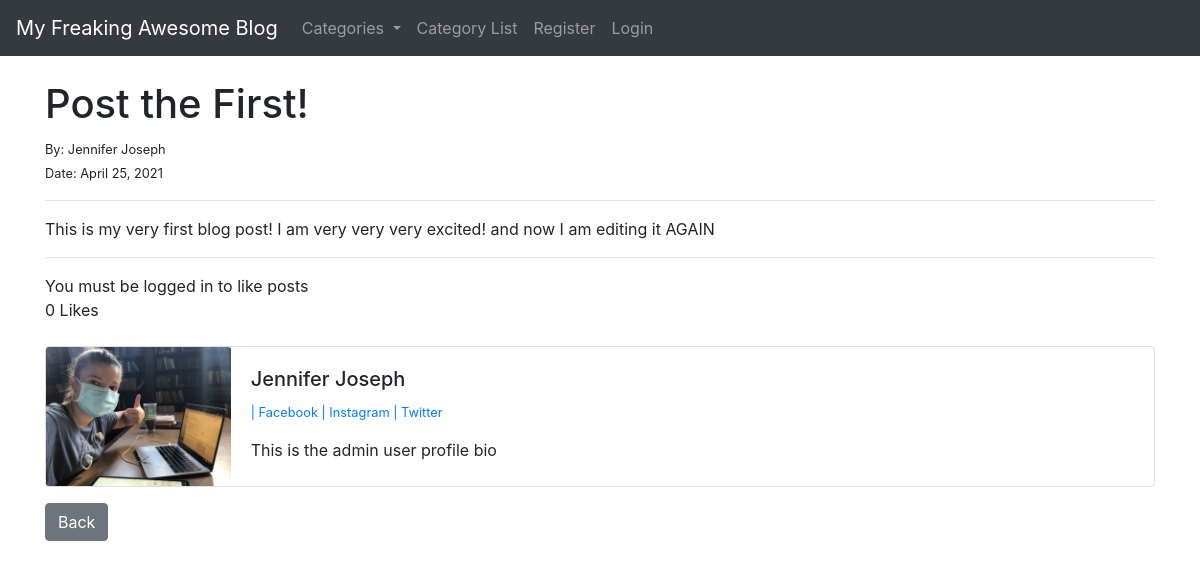
The app's page /article/1 with its own data.
### tutorialblog/models.py (models this page shows, shortened)
class Post(models.Model):
    title = models.CharField(max_length = 255)
    header_image = models.ImageField(null = True, blank = True, upload_to = "images/")
    title_tag = models.CharField(max_length = 255)#, default = "My Freaking Awesome Blog")
    author = models.ForeignKey(User, on_delete = models.CASCADE) # deletes blog post from a user that has been deleted
    category = models.CharField(max_length = 255, default = 'uncategorized')
    body = RichTextField(blank = True, null = True) # always migrate when you change models
    post_date = models.DateField(auto_now_add=True) # will happen automatically when new blog posts are created
    snippet = models.CharField(max_length = 255)
    likes = models.ManyToManyField(User, related_name = 'blog_post')
    def total_likes(self):
        return self.likes.count()

class Profile(models.Model):
    user = models.OneToOneField(User, null= True, on_delete = models.CASCADE)
    bio = models.TextField()
    profile_pic = models.ImageField(null = True, blank = True, upload_to = "images/profile/")
    insta_url = models.CharField(max_length = 255, null = True, blank = True)
    twitter_url = models.CharField(max_length = 255, null = True, blank = True)
    website_url = models.CharField(max_length = 255, null = True, blank = True)
    fb_url = models.CharField(max_length = 255, null = True, blank = True)

### tutorialblog/views.py (the view)
# urls.py: path('article/<int:pk>', ArticleDetailView.as_view(), name = "article-detail"),   # BIG NOTE: each blog post has its own primary key, makes every post unique
class ArticleDetailView(DetailView):
    model = Post
    template_name = 'article_details.html'
    def get_context_data(self, *args, **kwargs):
        cat_menu = Category.objects.all() # this grabs out everything in our cateogy model, namely the names and then assign it to the var
        context = super(ArticleDetailView, self).get_context_data(*args, **kwargs) # dont forget to change the super(_) for which view we are now working with
        context["cat_menu"] = cat_menu
        stuff = get_object_or_404(Post, id = self.kwargs['pk'])
        total_likes = stuff.total_likes()   # rememebr we created this total likes() function in model
        context["total_likes"] = total_likes
        liked = False
        if stuff.likes.filter(id = self.request.user.id).exists():
            liked = True
        context["liked"] = liked
        return context  # so now we can access "cat_menu" from our home page

### tutorialblog/models.py (called while the page is built)
    def __str__(self):
        return self.name #lets us see category name on the admin back end

### tutorialblog/templates/article_details.html (shortened to what this page needs)
{% extends 'base.html' %}
{% load static %}
{% block content %}
<h1>{{post.title}}</h1>
<small> By: {{post.author.first_name}} {{post.author.last_name}} </small> <br>
<small> Date: {{post.post_date}} </small>
<hr>
{{ post.body|safe }}
<br>
<hr>
<form action="{% url 'like-post' post.pk%}" method = "POST"}>
{% if user.is_authenticated %}
    {% if liked %}
        <button type = "submit", name = "post_id", value = "{{post.id}}", class = "btn btn-danger btn-sm">Unlike</button>
    {% else %}
        <button type = "submit", name = "post_id", value = "{{post.id}}", class = "btn btn-primary btn-sm">Like</button>
    {% endif %}
{% else %}
You must be logged in to like posts
{% endif %}
<br>
{{total_likes}} Likes
</form>
<br>
<div class="card mb-3">
    <div class="row no-gutters">
      <div class="col-md-2">
          {% if post.author.profile.profile_pic %}
            <img class="card-img" src="{{post.author.profile.profile_pic.url}}" >
          {% else %}
            <img class="card-img" src= "{% static 'tutorialblog/images/default.jpg' %}" >
          {% endif %}
      </div>
      <div class="col-md-10">
        <div class="card-body">
          <h5 class="card-title">{{post.author.first_name}} {{post.author.last_name}}</h5>
          <p class="small text-muted">
            {% if post.author.profile.fb_url %}
                <a href = "{{post.author.profile.fb_url}}">| Facebook </a>
            {% endif %}
            {% if post.author.profile.insta_url %}
              <a href = "{{post.author.profile.insta_url}}">| Instagram </a>
            {% endif %}
            {% if post.author.profile.twitter_url %}
              <a href = "{{post.author.profile.twitter_url}}">| Twitter </a>
            {% endif %}
         </p>
          <p class="card-text">{{post.author.profile.bio}}</p>
        </div>
      </div>
    </div>
  </div>
<a href= "{% url 'home' %}" class = "btn btn-secondary btn-small">Back</a>
{% endblock %}

### records on screen
Post: title "Post the First!", author.first_name "Jennifer", author.last_name "Joseph", post_date "April 25, 2021", body "This is my very first blog post! I am very very very excited! and now I am editing it AGAIN", author.profile.profile_pic (picture), author.profile.bio "This is the admin user profile bio"

### other values on screen
{{ total_likes }} "0"
